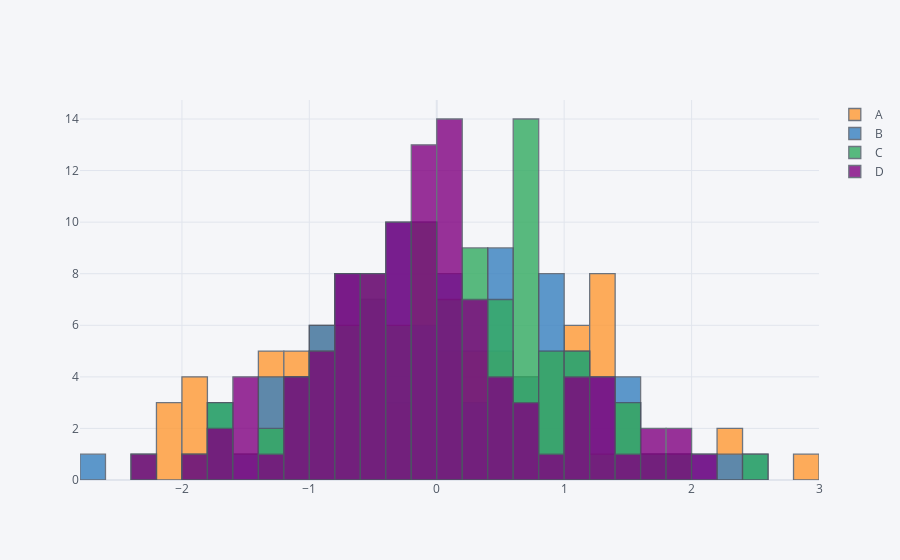

The cell this chart's notebook holds for it:
### Code cell
df.iplot(kind='hist',bins = 30)
